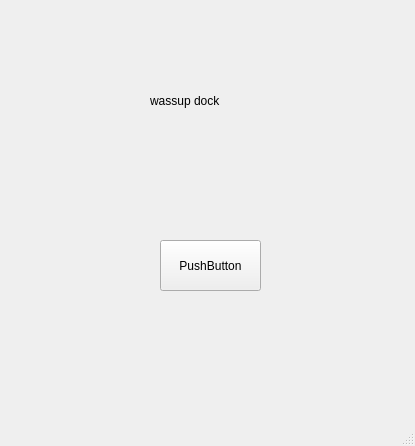
<?xml version="1.0" encoding="UTF-8"?>
<ui version="4.0">
 <class>MainWindow</class>
 <widget class="QMainWindow" name="MainWindow">
  <property name="geometry">
   <rect>
    <x>0</x>
    <y>0</y>
    <width>415</width>
    <height>446</height>
   </rect>
  </property>
  <property name="windowTitle">
   <string>MainWindow</string>
  </property>
  <widget class="QWidget" name="centralwidget">
   <widget class="QPushButton" name="Button1">
    <property name="geometry">
     <rect>
      <x>160</x>
      <y>240</y>
      <width>101</width>
      <height>51</height>
     </rect>
    </property>
    <property name="text">
     <string>PushButton</string>
    </property>
   </widget>
   <widget class="QLabel" name="label1">
    <property name="geometry">
     <rect>
      <x>150</x>
      <y>80</y>
      <width>111</width>
      <height>41</height>
     </rect>
    </property>
    <property name="text">
     <string>wassup dock</string>
    </property>
   </widget>
  </widget>
  <widget class="QMenuBar" name="menubar">
   <property name="geometry">
    <rect>
     <x>0</x>
     <y>0</y>
     <width>415</width>
     <height>21</height>
    </rect>
   </property>
  </widget>
  <widget class="QStatusBar" name="statusbar"/>
 </widget>
 <resources/>
 <connections/>
</ui>
